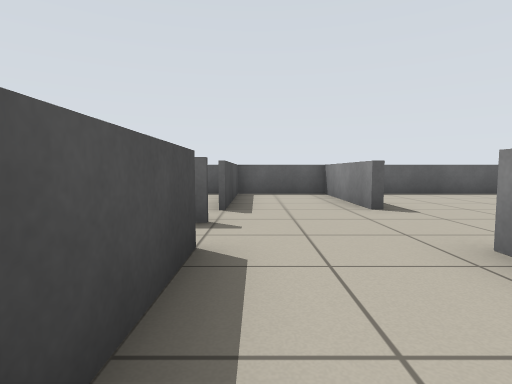
view 1 (above)

23 first-person views from a walk through a robot-simulator world made for Stage. The camera is 0.64 m above the floor, tilts 4° down and sees 80° across. Floor lines are 1 m apart. The floor is counted in squares, 1 m on a side. Each view is taken from the middle of a square. On the plan, view 1 faces up. The plan holds only what a view shows up to about 9 squares ahead; the rest is blank. Robots are left out.

view 2
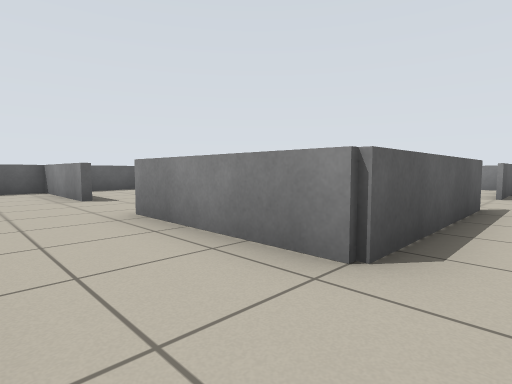

view 3
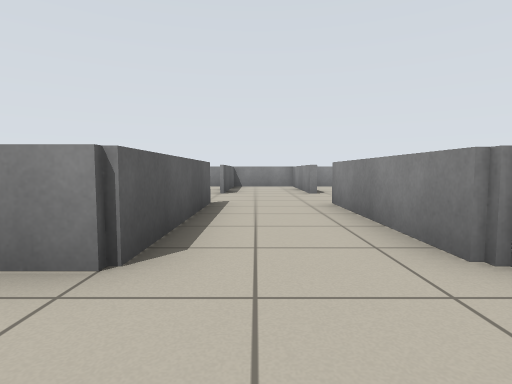

view 4
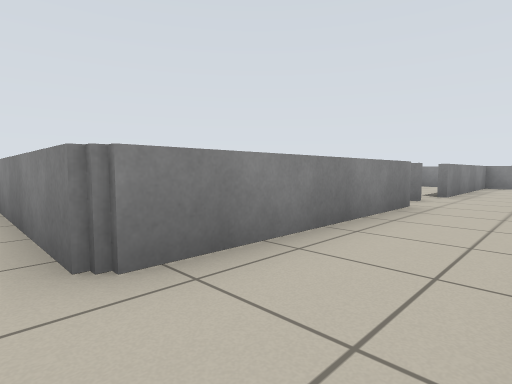

view 5
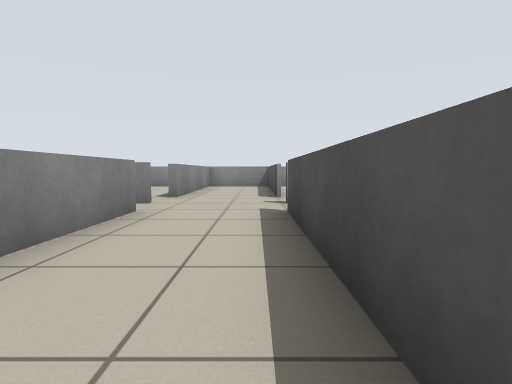

view 6
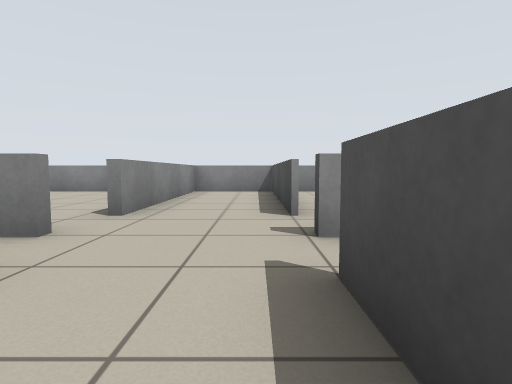

view 7
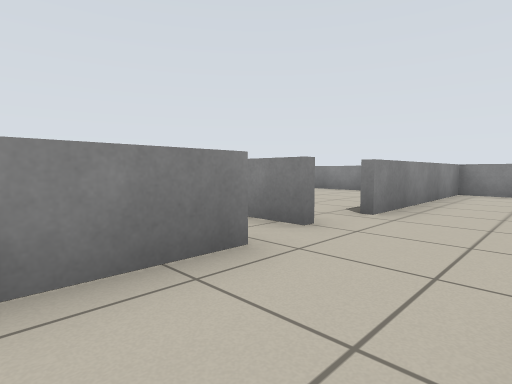

view 8
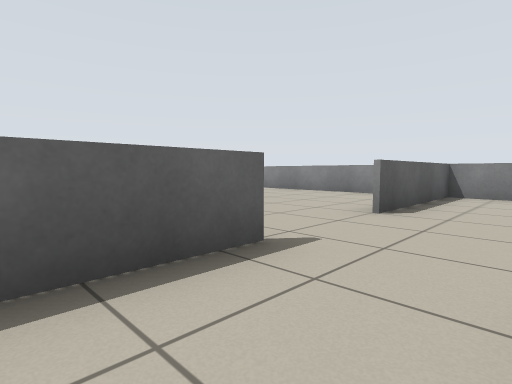

view 9
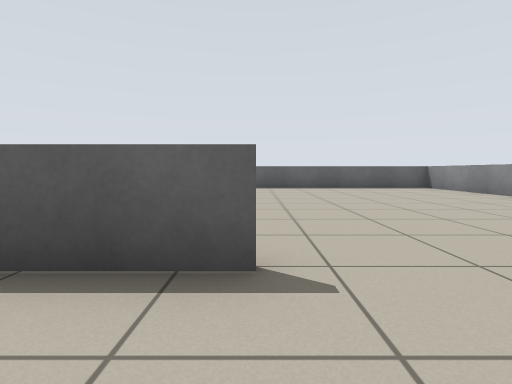

view 10
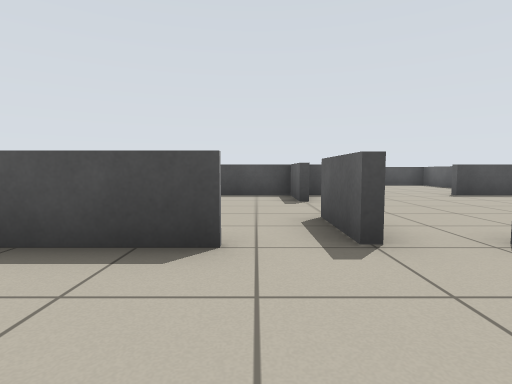

view 11
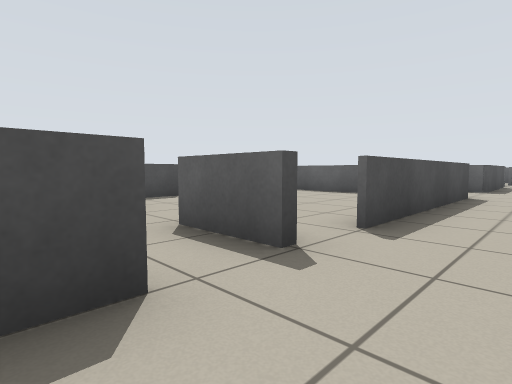

view 12
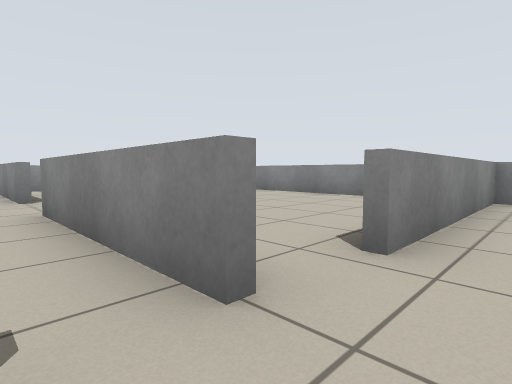

view 13
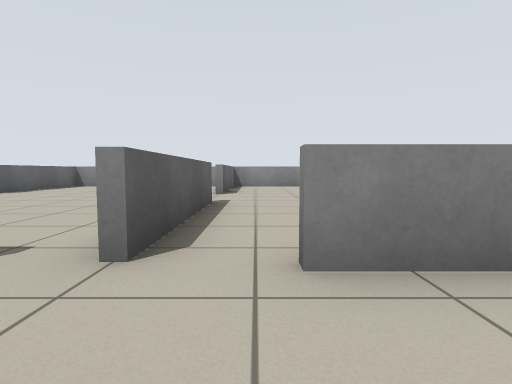

view 14
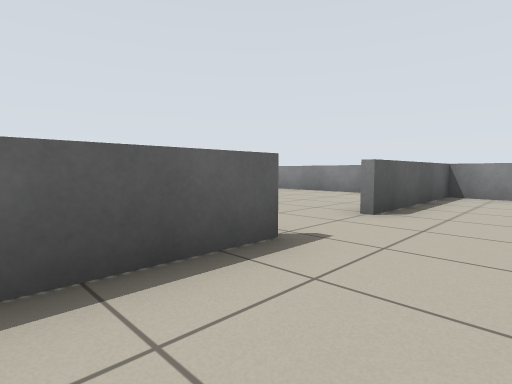

view 15
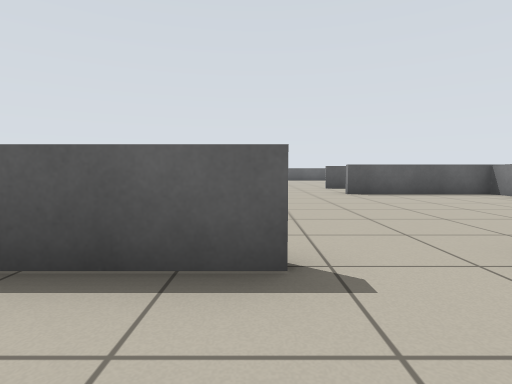

view 16
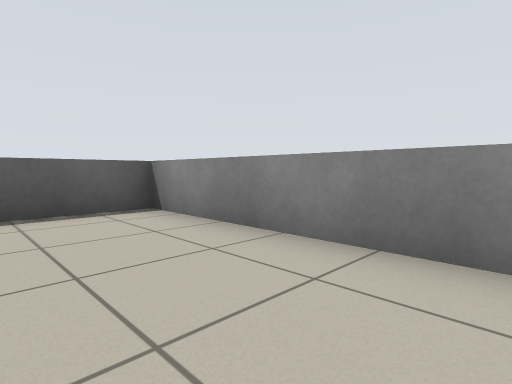

view 17
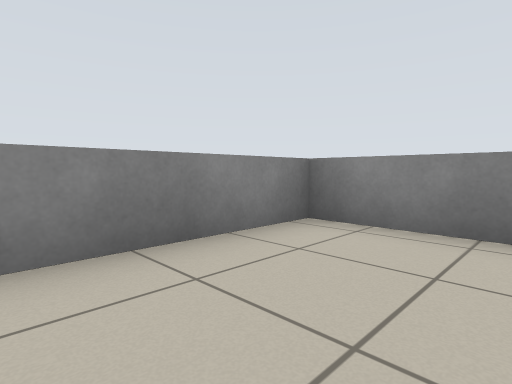

view 18
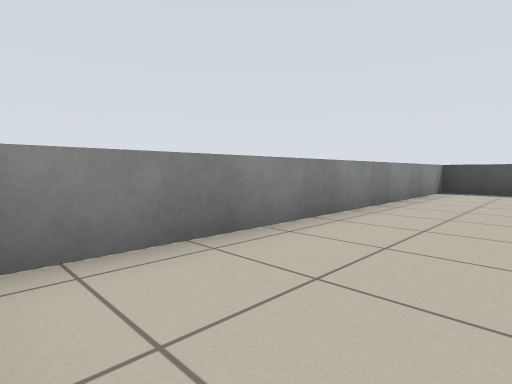

view 19
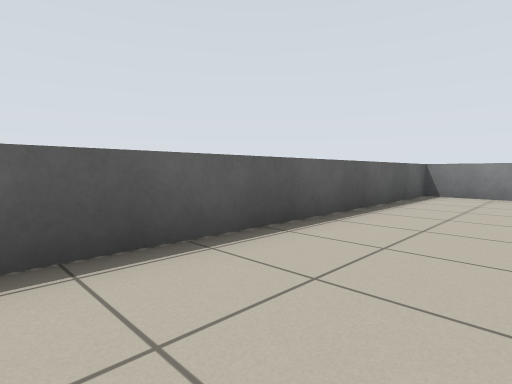

view 20
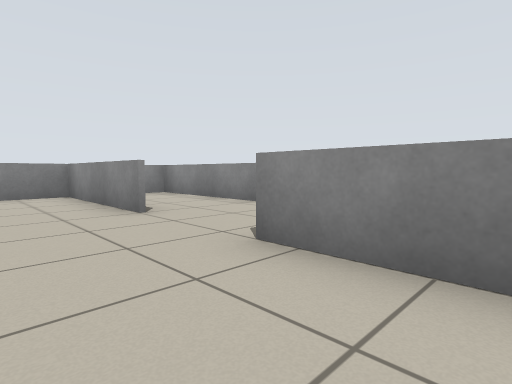

view 21
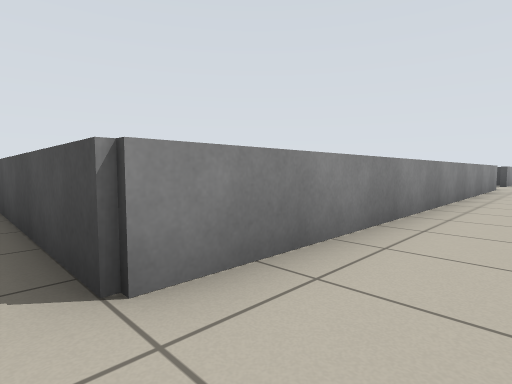

view 22
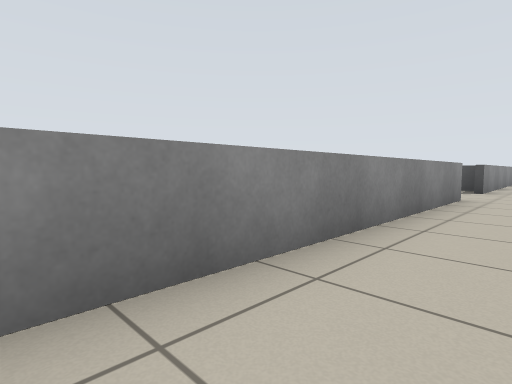

view 23
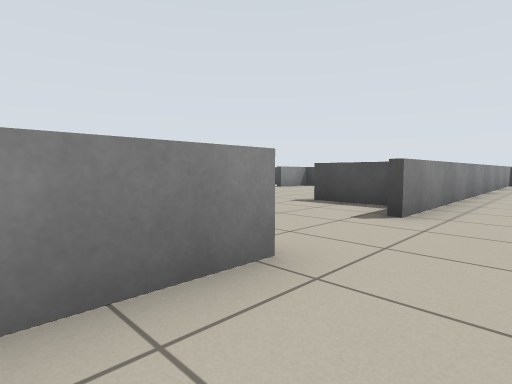

### Floor plan
Key: @ floor where view 1 was taken; x gap in a wall; . floor; = window, fence, low wall or low ledge.
Columns run from 22 left of view 1 to 13 right of it. Each row starts with its distance up from view 1.
  9                      ==== =========
  8                      =..=..........=
  7                      =..=..........=
  6                      =..=..........=
  5                      x..=.. .......=
  4                      =....  .......
  3                      .....  ......
  2                      =..=   ......
  1                      =..= .........=
  0                       @.= .........=
 -1                      =..=====..=====
 -2       .............................=
 -3 ...................................=
 -4 =======...============..=====..====
 -5      =...       =....=..=    ......
 -6      =..       .=....=..=   ......
 -7                ......=..= ........
 -8                 =....=..=..........=
 -9                 =....x..x.........
-10                 ==..==..=====..=====
-11                 =..................=
-12                 =... =..=..........=
-13                      =..=...    ...=
-14                      =..=..........=
-15                      =..=..........=
-16                      =..=..........=
-17                        ============

Positions as (right, up) in squares from view 1, and headings:
1: (0, 0), facing up
2: (0, -2), facing up-right
3: (0, -2), facing right
4: (0, -3), facing down-right
5: (0, -4), facing down
6: (0, -7), facing down
7: (0, -7), facing down-right
8: (4, -3), facing up-right
9: (6, -3), facing up
10: (2, -11), facing left
11: (1, -12), facing up-left
12: (1, -9), facing down-right
13: (0, -11), facing right
14: (4, -12), facing up-right
15: (6, -12), facing up
16: (10, -15), facing up-right
17: (10, -13), facing down-right
18: (12, -14), facing down-left
19: (4, 6), facing up-right
20: (4, 1), facing down-right
21: (0, -2), facing down-left
22: (-5, -2), facing down-left
23: (-11, -2), facing down-left
